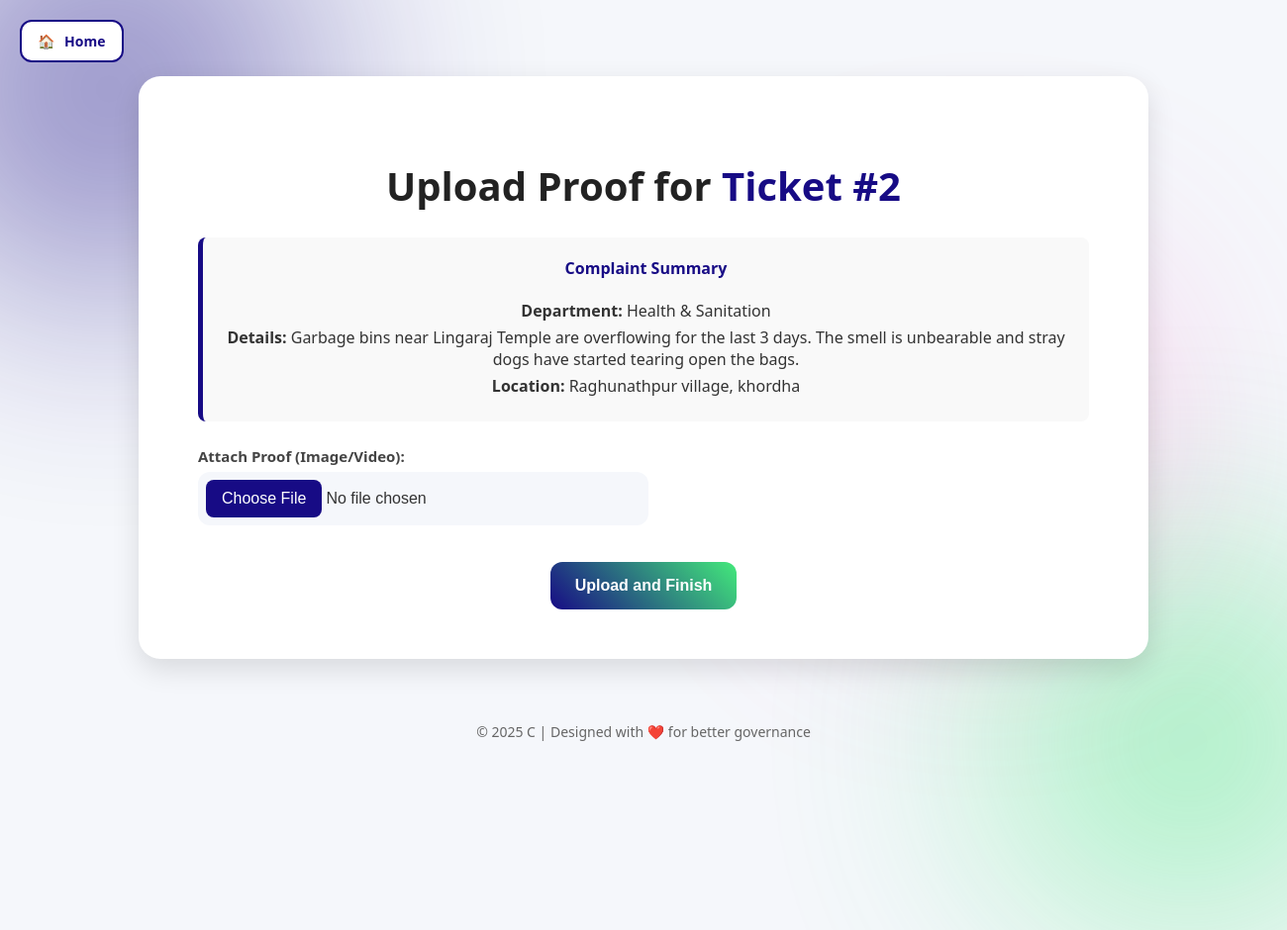
/upload_proof/2 (signed in), run on the app's committed database.
### tables this page shows
CREATE TABLE complaints (
                        id INTEGER PRIMARY KEY AUTOINCREMENT,
                        user_phone TEXT NOT NULL,
                        name TEXT,
                        phone TEXT,
                        district TEXT,
                        block TEXT,
                        gp TEXT,
                        village TEXT,
                        landmark TEXT,
                        pincode TEXT,
                        department TEXT,
                        complaint TEXT,
                        proof TEXT, status TEXT DEFAULT 'Pending', admin_proof TEXT, updated_at TEXT, voice_proof TEXT,
                        FOREIGN KEY(user_phone) REFERENCES users(phone)
                    );

### Civicissueproject/uploads.py (the view, shortened to what this page needs)
@upload_bp.route('/upload_proof/<int:cid>', methods=['GET', 'POST'])
def upload_proof_page(cid):
    if "user" not in session:
        flash("Please log in to upload proof.", "warning")
        return redirect(url_for('user_login'))
    complaint = get_complaint_by_id(cid)
    if not complaint:
        flash("Complaint not found.", "danger")
        return redirect(url_for('mycomplaints'))
    if complaint['user_phone'] != session['user']:
        flash("You are not authorized to edit this complaint.", "danger")
        return redirect(url_for('mycomplaints'))
    return render_template('upload_proof.html', complaint=complaint)

### Civicissueproject/database.py (called while the page is built)
def get_db_connection():
    conn = sqlite3.connect(DB_NAME, check_same_thread=False)
    conn.row_factory = sqlite3.Row  # This lets you access columns by name (e.g., complaint['status'])
    return conn

def get_complaint_by_id(cid):
    conn = get_db_connection()
    complaint = conn.execute("SELECT * FROM complaints WHERE id = ?", (cid,)).fetchone()
    conn.close()
    return complaint

### Civicissueproject/templates/upload_proof.html (shortened to what this page needs)
<!DOCTYPE html>
<html lang="en">
<head>
    <link rel="stylesheet" href="{{ url_for('static', filename='css/report.css') }}">
</head>
<body>
    <div class="bg-shape shape2"></div>
    <a href="/" class="home-btn">
      <span class="home-icon">🏠</span> Home
    </a>
    <div class="container fade-in-up">
        <h2>Upload Proof for <span>Ticket #{{ complaint[0] }}</span></h2>
        <div class="summary-card">
            <h4>Complaint Summary</h4>
            <p><strong>Department:</strong> {{ complaint[10] }}</p>
            <p><strong>Details:</strong> {{ complaint[11] }}</p>
            <p><strong>Location:</strong> {{ complaint[7] }}, {{ complaint[4] }}</p>
        </div>
        <form method="POST" enctype="multipart/form-data" class="form-card">
            <div class="input-group">
                <label for="proof">Attach Proof (Image/Video):</label>
                <input type="file" id="proof" name="proof" accept="image/*,video/*" required>
            </div>
            <div class="btn-group">
                <button type="submit" class="btn">Upload and Finish</button>
            </div>
        </form>
    </div>
    <footer>
        <p>© 2025 C | Designed with ❤️ for better governance</p>
    </footer>
</body>
</html>

### Civicissueproject/static/css/report.css (style rules this page uses)
body { margin: 0; font-family: "Segoe UI", sans-serif; background: #f5f7fb; color: #333; min-height: 100vh; display: flex; flex-direction: column; justify-content: center; align-items: center; overflow-x: hidden; position: relative; }
.bg-shape { position: absolute; border-radius: 50%; filter: blur(120px); opacity: 0.45; z-index: -1; animation: float 12s ease-in-out infinite; }
.shape2 { width: 380px; height: 380px; background: #43e97b; bottom: -140px; right: -90px; animation-delay: 4s; }
.container { background: #fff; border-radius: 22px; padding: 50px 60px; width: 95%; max-width: 900px; box-shadow: 0 10px 28px rgba(0,0,0,0.12); text-align: center; margin-top: 70px; position: relative; animation: fadeInUp 1s ease forwards; }
h2 { font-size: 40px; margin-bottom: 25px; color: #222; font-weight: 700; }
h2 span { color: #170b85; }
.form-card { display: grid; grid-template-columns: 1fr 1fr; gap: 22px; margin-top: 15px; width: 100%; }
.input-group { text-align: left; display: flex; flex-direction: column; }
.input-group label { font-size: 15px; margin-bottom: 6px; font-weight: 600; color: #444; }
.input-group input, .input-group select, .input-group textarea { padding: 14px 16px; border: 1.5px solid #ddd; border-radius: 12px; font-size: 16px; transition: border 0.3s ease, box-shadow 0.3s ease; width: 100%; }
.input-group input[type="file"] { border: none; background: #f5f7fb; padding: 8px; cursor: pointer; }
.btn-group { grid-column: 1 / -1; display: flex; gap: 20px; justify-content: center; margin-top: 15px; }
.btn, .btn-outline { padding: 15px 25px; border-radius: 12px; font-size: 16px; font-weight: 600; cursor: pointer; transition: all 0.3s ease; min-width: 180px; }
.btn { background: linear-gradient(45deg, #170b85, #43e97b); border: none; color: #fff; }
.home-btn { position: fixed; top: 20px; left: 20px; text-decoration: none; background: #fff; border: 2px solid #170b85; padding: 10px 16px; border-radius: 12px; font-size: 14px; font-weight: 600; color: #170b85; transition: all 0.3s ease; }
.home-icon { margin-right: 6px; }
footer { text-align: center; font-size: 14px; color: #666; margin: 40px 0 20px; padding: 10px; }
.fade-in-up { opacity: 0; transform: translateY(25px); animation: fadeInUp 1s ease forwards; }

### Civicissueproject/templates/upload_proof.html (style rules this page uses)
.summary-card { background: #f9f9f9; border-left: 5px solid #170b85; padding: 20px; margin-bottom: 25px; border-radius: 8px; }
.summary-card h4 { margin-top: 0; color: #170b85; }
.summary-card p { margin: 5px 0; }

### data on the page
complaints: id "2", department "Health & Sanitation", complaint "Garbage bins near Lingaraj Temple are overflowing for the last 3 days. The smell is unbearable and stray dogs have started tearing open the bags.", village "Raghunathpur village", district "khordha"
